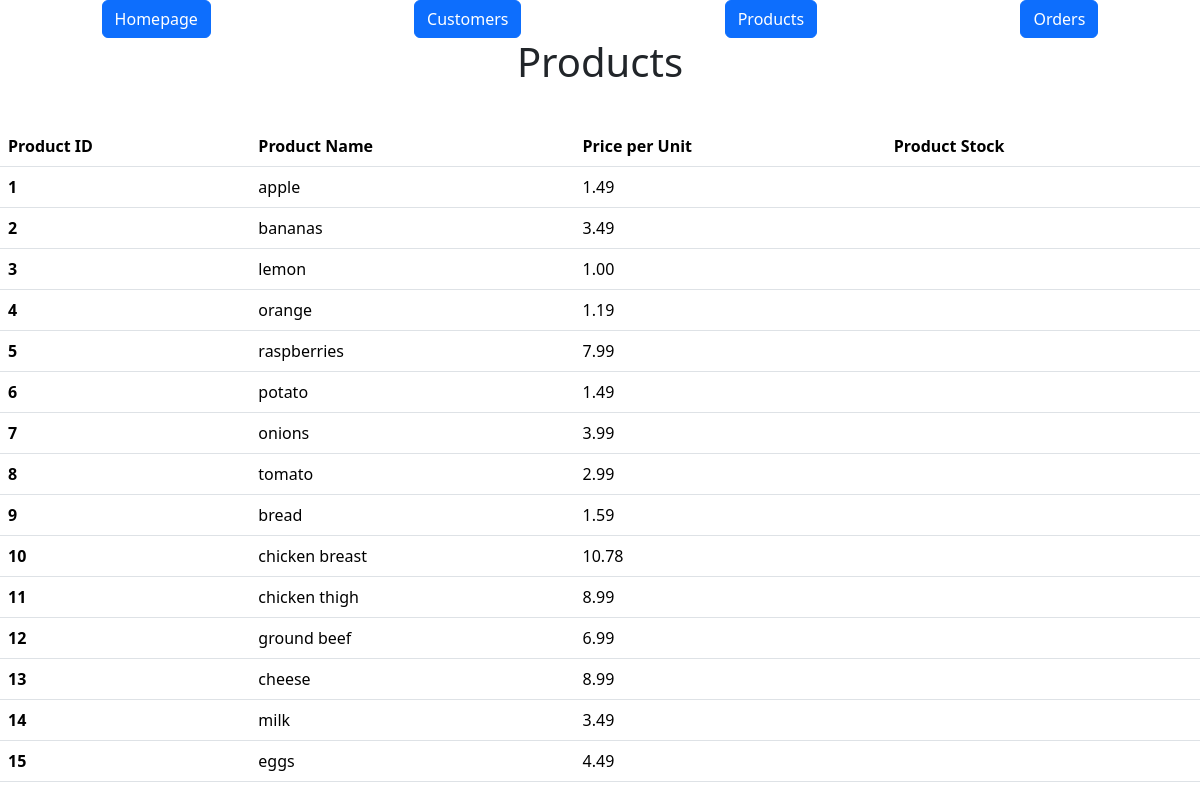
Page /products on the committed database.
### models.py (models this page shows)
class Product(db.Model):
    id = mapped_column(Integer, primary_key=True)
    name = mapped_column(String(100), nullable=False)
    price = mapped_column(DECIMAL(10,2), nullable=False)
    stock = mapped_column(Integer, nullable=False)

### app.py (the view)
@app.route("/products")   # read product data from csv and use csv.dictreader to display the data in a table
def products(message = ""):
    return render_template('products.html', products = Product.query.all(), message = message)

### templates/products.html (shortened to what this page needs)
{% extends "base.html" %} {% block content %}
<h1 class="d-flex justify-content-center">Products</h1>
<br />
<table class="table table-hover">
  <thead>
    <tr>
      <th scope="col">Product ID</th>
      <th scope="col">Product Name</th>
      <th scope="col">Price per Unit</th>
      <th scope="col">Product Stock</th>
    </tr>
  </thead>
  <tbody>
    {% for product in products %}
    <tr>
      <th scope="row">{{ product.id }}</th>
      <td>{{ product.name }}</td>
      <td>{{ product.price }}</td>
      <td>{{ product.available }}</td>
    </tr>
    {% endfor %}
  </tbody>
</table>
{% endblock %}

### rows in the picture
Product: id "1", name "apple", price "1.49"
Product: id "2", name "bananas", price "3.49"
Product: id "3", name "lemon", price "1.00"
Product: id "4", name "orange", price "1.19"
Product: id "5", name "raspberries", price "7.99"
Product: id "6", name "potato", price "1.49"
Product: id "7", name "onions", price "3.99"
Product: id "8", name "tomato", price "2.99"
Product: id "9", name "bread", price "1.59"
Product: id "10", name "chicken breast", price "10.78"
Product: id "11", name "chicken thigh", price "8.99"
Product: id "12", name "ground beef", price "6.99"
Product: id "13", name "cheese", price "8.99"
Product: id "14", name "milk", price "3.49"
Product: id "15", name "eggs", price "4.49"
